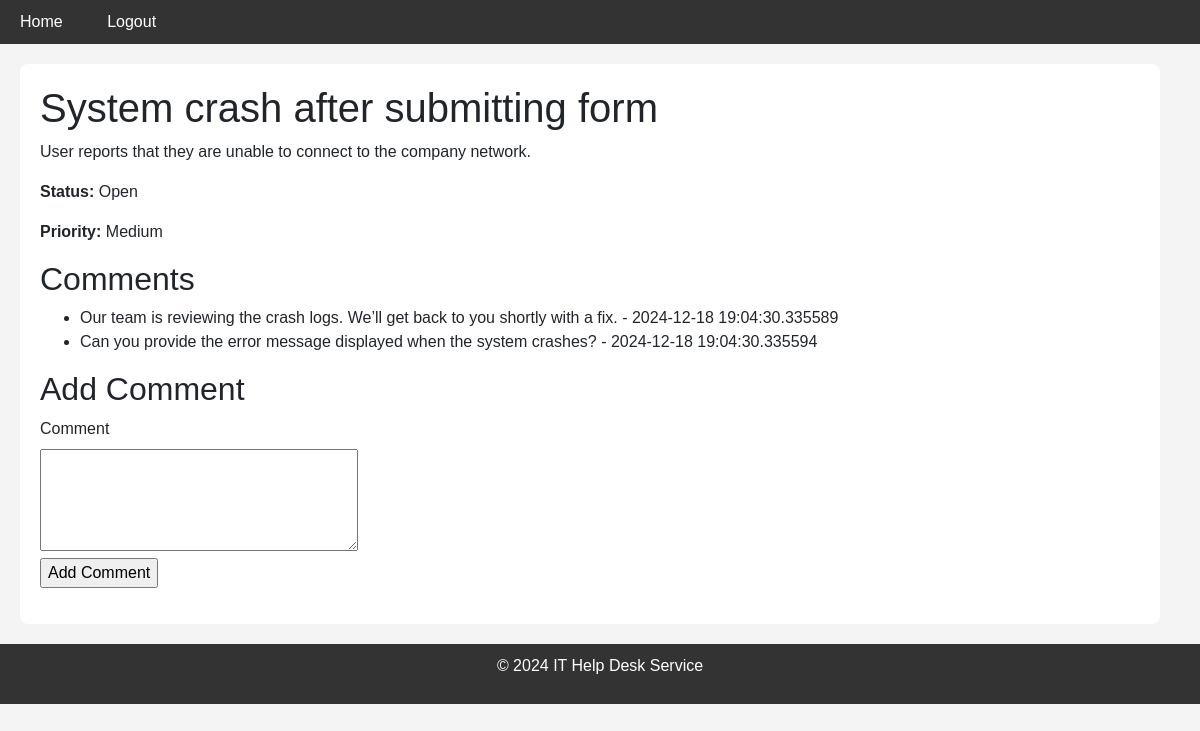
Page /ticket/4 (signed in) on the committed database.
### app/models.py (models this page shows, shortened)
class Ticket(db.Model):
    id = db.Column(db.Integer, primary_key=True)
    title = db.Column(db.String(100), nullable=False)
    description = db.Column(db.Text, nullable=False)
    status = db.Column(db.String(20), nullable=False)  # e.g., 'Open', 'In Progress', 'Resolved'
    priority = db.Column(db.String(20), nullable=False)  # e.g., 'Low', 'Medium', 'High'
    created_date = db.Column(db.DateTime, default=db.func.current_timestamp())
    resolved_date = db.Column(db.DateTime, nullable=True)
    user_id = db.Column(db.Integer, db.ForeignKey('user.id'), nullable=False)
    user = db.relationship('User')

class Comment(db.Model):
    id = db.Column(db.Integer, primary_key=True)
    content = db.Column(db.Text)
    timestamp = db.Column(db.DateTime, index=True, default=datetime.utcnow)
    ticket_id = db.Column(db.Integer, db.ForeignKey('ticket.id'))
    user_id = db.Column(db.Integer, db.ForeignKey('user.id'))

### app/routes.py (the view)
@bp.route('/ticket/<int:id>', methods=['GET', 'POST'])
@login_required
def ticket(id):
    ticket = Ticket.query.get_or_404(id)
    comments = Comment.query.filter_by(ticket_id=id).all()
    form = CommentForm()
    if form.validate_on_submit():
        comment = Comment(content=form.content.data, ticket_id=id, user_id=current_user.id)
        db.session.add(comment)
        db.session.commit()
        flash('Your comment has been added.')
        return redirect(url_for('routes.ticket', id=id))  # Correctly prefixed
    return render_template('ticket.html', title=ticket.title, ticket=ticket, comments=comments, form=form)

### app/forms.py
class CommentForm(FlaskForm):
    content = TextAreaField('Comment', validators=[DataRequired()])
    submit = SubmitField('Add Comment')

### app/__init__.py (called while the page is built)
@login.user_loader
def load_user(user_id):
    from app.models import User
    return User.query.get(int(user_id))

### app/templates/ticket.html (shortened to what this page needs)
{% extends "base.html" %}
{% block content %}
  <h1>{{ ticket.title }}</h1>
  <p>{{ ticket.description }}</p>
  <p><strong>Status:</strong> {{ ticket.status }}</p>
  <p><strong>Priority:</strong> {{ ticket.priority }}</p>
  <h2>Comments</h2>
  <ul>
    {% for comment in comments %}
      <li>{{ comment.content }} - {{ comment.timestamp }}</li>
    {% endfor %}
  </ul>
  <h2>Add Comment</h2>
  <form method="post" action="{{ url_for('routes.ticket', id=ticket.id) }}">
    <p>
      {{ form.content.label }}<br>
      {{ form.content(cols=32, rows=4) }}<br>
      {{ form.submit() }}
    </p>
  </form>
{% endblock %}

### app/static/styles.css (style rules this page uses)
body { font-family: Arial, sans-serif; background-color: #f4f4f4; margin: 0; padding: 0; }

### rows in the picture
Ticket: title "System crash after submitting form", description "User reports that they are unable to connect to the company network.", status "Open", priority "Medium"
Comment: content "Our team is reviewing the crash logs. We’ll get back to you shortly with a fix.", timestamp "2024-12-18 19:04:30.335589"
Comment: content "Can you provide the error message displayed when the system crashes?", timestamp "2024-12-18 19:04:30.335594"
